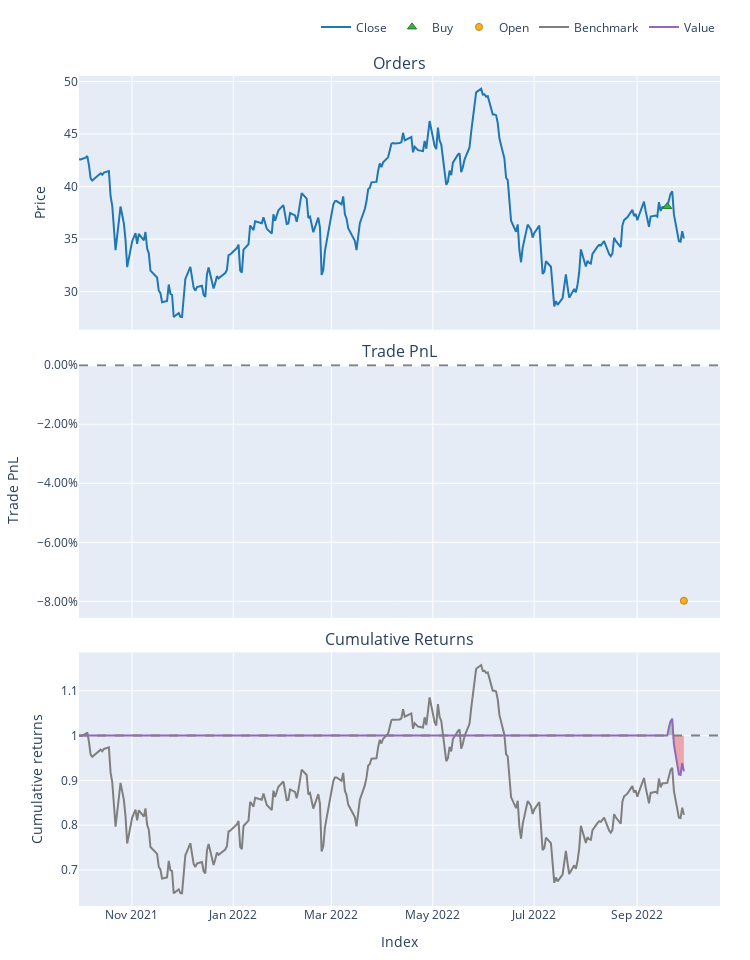

The code cell stored with this chart in its notebook:
### Code cell
fast_ma = vbt.MA.run(RRRP3_price, window = 21)
slow_ma = vbt.MA.run(RRRP3_price, window = 210)

entries = fast_ma.ma_crossed_above(slow_ma)
exits = fast_ma.ma_crossed_below(slow_ma)

pf = vbt.Portfolio.from_signals(RRRP3_price, entries, exits)

print(pf.stats())
pf.plot().show()

### Figure 1 — Plotly figure (JSON) as saved in the notebook; plotly's stock layout.template omitted (floating-point values rounded to 4 significant figures; data arrays with more than 128 entries replaced by an {"elided": "..."} marker saying what was removed)
{"data": [{"legendgroup": "0", "line": {"color": "#1f77b4"}, "name": "Close", "showlegend": true, "type": "scatter", "uid": "56fd55fa-3ce2-4c1f-873d-ac5cb952cc72", "x": {"elided": "250 str values"}, "xaxis": "x", "y": {"elided": "250 float values"}, "yaxis": "y"}, {"customdata": [[0, 2.625, 0]], "hovertemplate": "Order Id: %{customdata[0]}<br>Timestamp: %{x}<br>Price: %{y}<br>Size: %{customdata[1]:.6f}<br>Fees: %{customdata[2]:.6f}", "legendgroup": "1", "marker": {"color": "#37B13F", "line": {"color": "rgb(38,123,44)", "width": 1}, "size": 8, "symbol": "triangle-up"}, "mode": "markers", "name": "Buy", "type": "scatter", "uid": "0a84b88d-09fe-4876-9d9e-51df6ada69f4", "x": ["2022-09-19T03:00:00+00:00"], "xaxis": "x", "y": [38.1], "yaxis": "y"}, {"customdata": [[0, 0, -7.979, -0.07979]], "hovertemplate": "Exit Trade Id: %{customdata[0]}<br>Position Id: %{customdata[1]}<br>Exit Timestamp: %{x}<br>PnL: %{customdata[2]:.6f}<br>Return: %{customdata[3]:.2%}", "legendgroup": "2", "marker": {"color": "#FFAA00", "line": {"color": "rgb(178,118,0)", "width": 1}, "opacity": [0.9], "size": [7], "symbol": "circle"}, "mode": "markers", "name": "Open", "type": "scatter", "uid": "1f5d24a1-ff2f-4371-ac95-7a5ead30b1d4", "x": ["2022-09-29T03:00:00+00:00"], "xaxis": "x2", "y": [-0.07979], "yaxis": "y2"}, {"legendgroup": "3", "line": {"color": "#7f7f7f"}, "name": "Benchmark", "showlegend": true, "type": "scatter", "uid": "d517e653-0124-47c5-b533-03572f9e4b0a", "x": {"elided": "250 str values"}, "xaxis": "x3", "y": {"elided": "250 float values"}, "yaxis": "y3"}, {"hoverinfo": "skip", "legendgroup": "4", "line": {"color": "rgba(0, 0, 0, 0)", "width": 0}, "opacity": 0, "showlegend": false, "type": "scatter", "uid": "a04e5bc3-5476-4899-8e5d-baf2e60e2a8a", "x": {"elided": "250 str values"}, "xaxis": "x3", "y": {"elided": "250 int values"}, "yaxis": "y3"}, {"connectgaps": false, "fill": "tonexty", "fillcolor": "rgba(0, 128, 0, 0.3)", "hoverinfo": "skip", "legendgroup": "4", "line": {"color": "rgba(0, 0, 0, 0)", "width": 0}, "opacity": 0, "showlegend": false, "type": "scatter", "uid": "057a29f7-8b77-4a23-92a4-754802ad5951", "x": {"elided": "250 str values"}, "xaxis": "x3", "y": {"elided": "250 float values"}, "yaxis": "y3"}, {"hoverinfo": "skip", "legendgroup": "4", "line": {"color": "rgba(0, 0, 0, 0)", "width": 0}, "opacity": 0, "showlegend": false, "type": "scatter", "uid": "a1a91133-7f92-42fe-bb1a-450e28005c4f", "x": {"elided": "250 str values"}, "xaxis": "x3", "y": {"elided": "250 int values"}, "yaxis": "y3"}, {"connectgaps": false, "fill": "tonexty", "fillcolor": "rgba(255, 0, 0, 0.3)", "hoverinfo": "skip", "legendgroup": "4", "line": {"color": "rgba(0, 0, 0, 0)", "width": 0}, "opacity": 0, "showlegend": false, "type": "scatter", "uid": "5d77f0bb-9de4-4875-aabe-50fc58227a9b", "x": {"elided": "250 str values"}, "xaxis": "x3", "y": {"elided": "250 float values"}, "yaxis": "y3"}, {"legendgroup": "5", "line": {"color": "#9467bd"}, "name": "Value", "showlegend": true, "type": "scatter", "uid": "76faa69b-963e-4911-92e4-5359c53ecfc7", "x": {"elided": "250 str values"}, "xaxis": "x3", "y": {"elided": "250 float values"}, "yaxis": "y3"}, {"hoverinfo": "skip", "legendgroup": "4", "line": {"color": "rgba(0, 0, 0, 0)", "width": 0}, "opacity": 0, "showlegend": false, "type": "scatter", "uid": "07f6732c-0eff-4965-9948-f00d4b05e779", "x": {"elided": "250 str values"}, "xaxis": "x3", "y": {"elided": "250 int values"}, "yaxis": "y3"}], "layout": {"annotations": [{"font": {"size": 16}, "showarrow": false, "text": "Orders", "x": 0.5, "xanchor": "center", "xref": "paper", "y": 1, "yanchor": "bottom", "yref": "paper"}, {"font": {"size": 16}, "showarrow": false, "text": "Trade PnL", "x": 0.5, "xanchor": "center", "xref": "paper", "y": 0.6528, "yanchor": "bottom", "yref": "paper"}, {"font": {"size": 16}, "showarrow": false, "text": "Cumulative Returns", "x": 0.5, "xanchor": "center", "xref": "paper", "y": 0.3056, "yanchor": "bottom", "yref": "paper"}], "height": 960, "legend": {"orientation": "h", "traceorder": "normal", "x": 1, "xanchor": "right", "y": 1.042, "yanchor": "bottom"}, "margin": {"b": 30, "l": 30, "r": 30, "t": 30}, "shapes": [{"line": {"color": "gray", "dash": "dash"}, "type": "line", "x0": 0, "x1": 1, "xref": "paper", "y0": 0, "y1": 0, "yref": "y2"}, {"line": {"color": "gray", "dash": "dash"}, "type": "line", "x0": 0, "x1": 1, "xref": "paper", "y0": 1, "y1": 1, "yref": "y3"}], "showlegend": true, "width": 750, "xaxis": {"anchor": "y", "domain": [0, 1], "matches": "x3", "showticklabels": false}, "xaxis2": {"anchor": "y2", "domain": [0, 1], "matches": "x3", "showticklabels": false}, "xaxis3": {"anchor": "y3", "domain": [0, 1], "title": {"text": "Index"}}, "yaxis": {"anchor": "x", "domain": [0.6944, 1], "title": {"text": "Price"}}, "yaxis2": {"anchor": "x2", "domain": [0.3472, 0.6528], "tickformat": ".2%", "title": {"text": "Trade PnL"}}, "yaxis3": {"anchor": "x3", "domain": [0, 0.3056], "title": {"text": "Cumulative returns"}}}}
